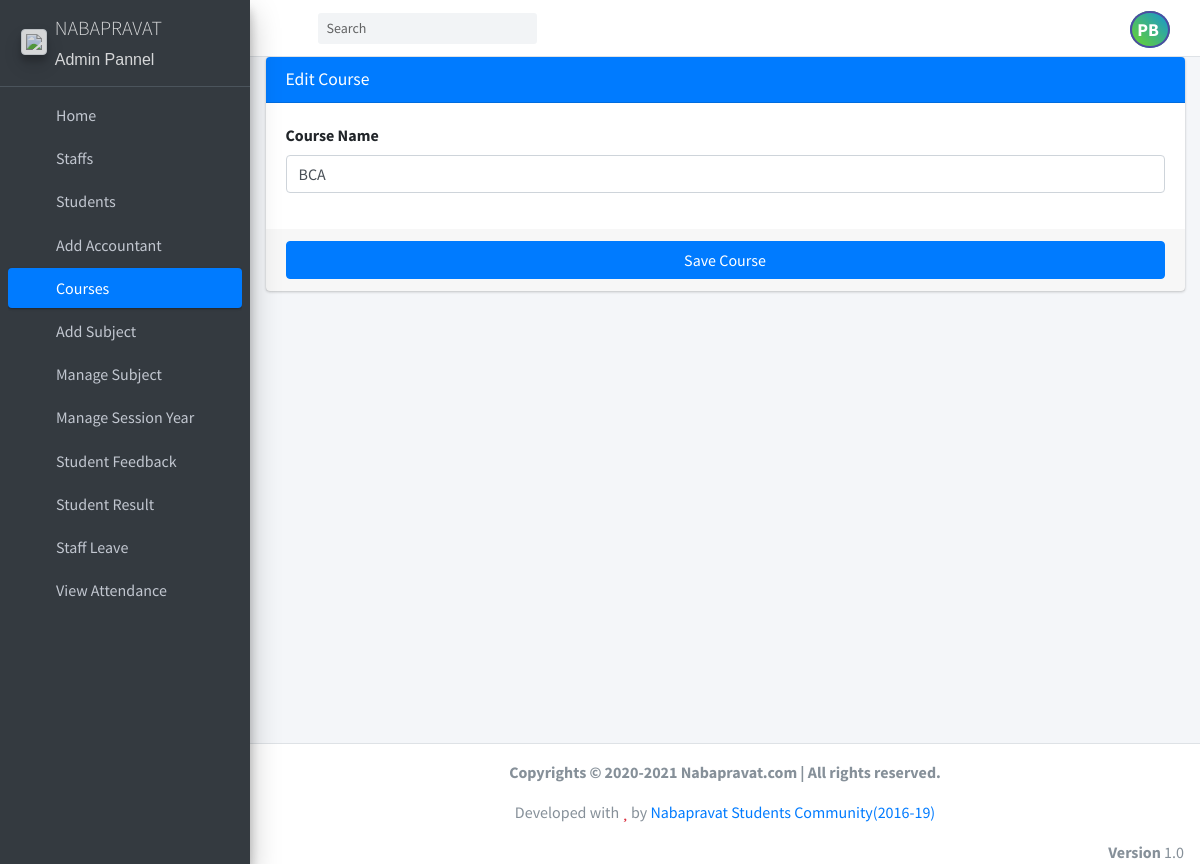
/edit_course/1 (signed in), run on the app's committed database.
### student_management_app/models.py (models this page shows)
class CustomUser(AbstractUser):
    user_type_data=((1,"HOD"),(2,"Staff"),(3,"Student"),(4,"Accountant"))
    profile_photo = models.FileField()
    user_type=models.CharField(default=1,choices=user_type_data,max_length=10)

class Courses(models.Model):
    id=models.AutoField(primary_key=True)
    course_name=models.CharField(max_length=255)
    course_for = models.CharField(max_length=125 )
    created_at=models.DateTimeField(auto_now_add=True)
    updated_at=models.DateTimeField(auto_now_add=True)
    objects=models.Manager()

### student_management_app/HodViews.py (the view)
# urls.py: path('edit_course/<str:course_id>', HodViews.edit_course,name="edit_course"),
def edit_course(request,course_id):
    course=Courses.objects.get(id=course_id)
    return render(request,"hod_template/edit_course_template.html",{"course":course,"id":course_id})

### student_management_app/context_processor.py (called while the page is built)
def seen_processor(request):
    seen = Notice.objects.filter(seen=False).count()
    return {'seen':seen}

### student_management_app/templates/hod_template/edit_course_template.html (shortened to what this page needs)
{% extends 'hod_template/base_template.html' %}
{% block main_content %}
    <section class="content">
      <div class="container-fluid">
          <div class="row">
              <div class="col-md-12">
            <div class="card card-primary">
              <div class="card-header">
                <h3 class="card-title">Edit Course</h3>
              </div>
              <form role="form" action="/edit_course_save" method="post">
                <div class="card-body">
                  <div class="form-group">
                    <label>Course Name </label>
                    <input type="text" class="form-control" name="course" placeholder="Enter Course" value="{{ course.course_name }}">
                  </div>
                </div>
                <div class="card-footer">
                  <button type="submit" class="btn btn-primary btn-block">Save Course</button>
                </div>
              </form>
            </div>
          </div>
          </div>
      </div>
    </section>
{% endblock main_content %}

### student_management_app/templates/hod_template/base_template.html (shortened to what this page needs)
{% load static %}
<!DOCTYPE html>
<html>
<head>
  <link rel="stylesheet" href="{% static "plugins/fontawesome-free/css/all.min.css" %}">
  <link rel="stylesheet" href="https://code.ionicframework.com/ionicons/2.0.1/css/ionicons.min.css">
  <link rel="stylesheet" href="{% static "plugins/tempusdominus-bootstrap-4/css/tempusdominus-bootstrap-4.min.css" %}">
  <link rel="stylesheet" href="{% static "plugins/icheck-bootstrap/icheck-bootstrap.min.css" %}">
  <link rel="stylesheet" href="{% static "plugins/jqvmap/jqvmap.min.css" %}">
  <link rel="stylesheet" href="{% static "dist/css/adminlte.min.css" %}">
  <link rel="stylesheet" href="{% static "plugins/overlayScrollbars/css/OverlayScrollbars.min.css" %}">
  <link rel="stylesheet" href="{% static "plugins/daterangepicker/daterangepicker.css" %}">
  <link rel="stylesheet" href="{% static "plugins/summernote/summernote-bs4.css" %}">
</head>
<body class="hold-transition sidebar-mini layout-fixed">
<div class="wrapper">
  <nav class="main-header navbar navbar-expand navbar-white navbar-light">
    <ul class="navbar-nav">
      <li class="nav-item">
        <a class="nav-link" data-widget="pushmenu" href="#"><i class="fas fa-bars"></i></a>
      </li>
    </ul>
    <form class="form-inline ml-3">
      <div class="input-group input-group-sm">
        <input class="form-control form-control-navbar" type="search" placeholder="Search" aria-label="Search">
        <div class="input-group-append">
          <button class="btn btn-navbar" type="submit">
            <i class="fas fa-search"></i>
          </button>
        </div>
      </div>
    </form>
    <ul class="navbar-nav ml-auto">
      <li class="nav-item dropdown show2">
        <a class="nav-link text-uppercase" data-toggle="dropdown" href="#" aria-expanded="true">
          {% if request.user.profile_photo == '' %}
          <span class="text-uppercase rounded-circle" style="font-size: 18px;
          font-weight: bold;
          border: 2px solid rgb(76, 76, 163);
          padding: 5px;
          text-align: center;
          background-image: linear-gradient(44deg, #6ad52c, #1695d2);color: white;">
          {{request.user.first_name.0}}{{request.user.last_name.0}}
          </span>
         {% else %}
         <img src="{{request.user.profile_photo}}" class="rounded-circle border border-danger" width="40px" height="40px">
         {% endif %}
        </a>
      </li>
    </ul>
  </nav>
    {% include 'hod_template/sidebar_template.html' with user=user id=id %}
   <div class="content-wrapper">
     {% block main_content %}{% endblock main_content %}
  </div>
    {% include 'hod_template/footer.html' %}
</div>
</body>
</html>

### data on the page
CustomUser: user.first_name.0 "P", user.last_name.0 "B"
Courses: course "BCA"
